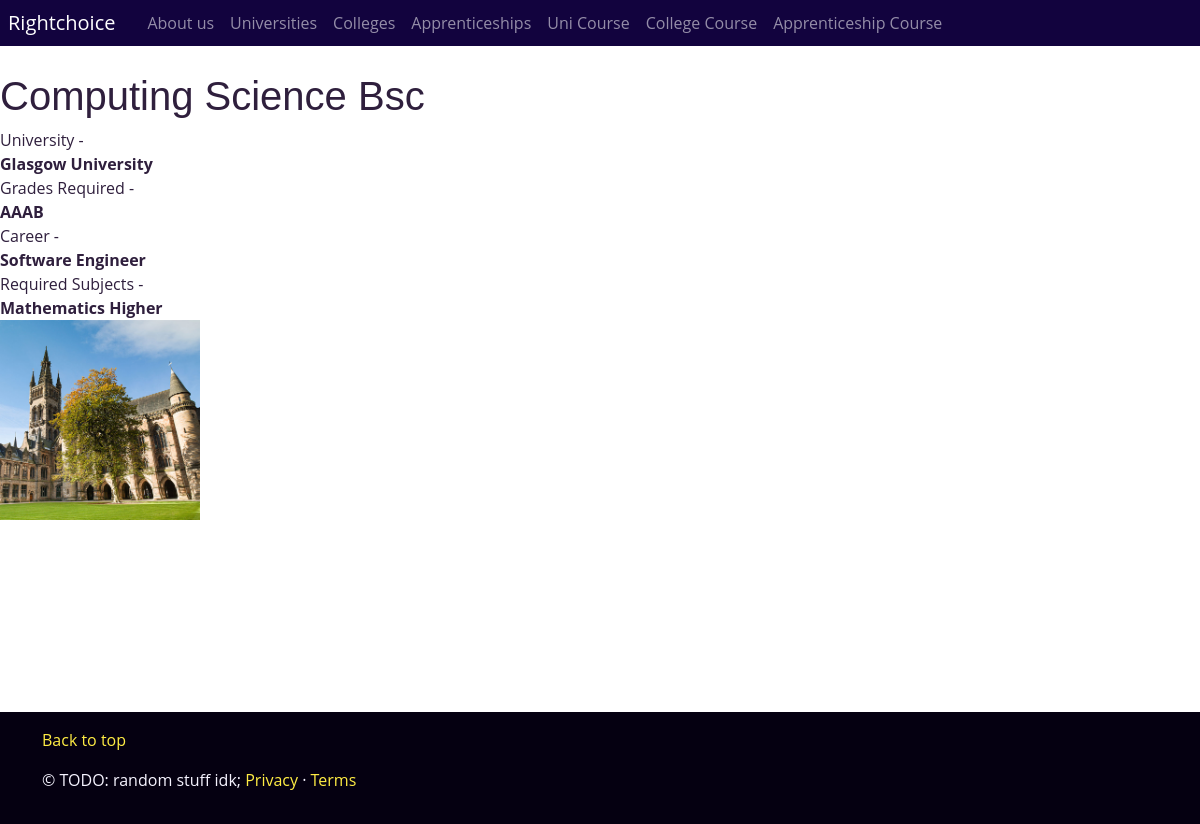
/rightchoice/uniCourse/1glasgow-university/, run on the app's committed database.
### rango/models.py (models this page shows, shortened)
class Course_Uni(models.Model):
    courseID = models.IntegerField(primary_key=True, unique=True)
    name = models.CharField(max_length = 128, default='Course')
    universityName = models.ForeignKey(University, on_delete=models.CASCADE)
    careerName = models.ManyToManyField(Career, related_name="uni_course")
    subReqName = models.ManyToManyField(SchoolSubjects, related_name="uni_course")
    gradesReq = models.CharField(max_length=100, default='Grades')
    subjectSuggestions = models.CharField(max_length = 248, default='Courses')
    slug = models.SlugField(unique=True, default=uuid.uuid1)
    class Meta:
        verbose_name_plural = 'Course_Uni'

class University(models.Model):
    name = models.CharField(primary_key=True, unique=True, max_length=128)
    location = models.CharField(max_length=128, default='Place')
    details = models.CharField(max_length=248, default='Description')
    universityImage = models.ImageField(upload_to= 'uni_images/',default='uni.jpg')
    slug = models.SlugField(unique=True, default=uuid.uuid1)
    linkToUniWebsite = models.URLField(default='Link')
    class Meta:
        verbose_name_plural = 'Universities'
    def __str__(self):
        return self.name

class Career(models.Model):
    careerName = models.CharField(primary_key=True, unique=True, max_length=128)
    areaStudy = models.CharField(max_length=128, default='Area of study')
    class Meta:
        verbose_name_plural = 'Career'

class SchoolSubjects(models.Model):
    name = models.CharField(max_length=128)
    level = models.CharField(max_length=128)
    career_name = models.ManyToManyField(Career, related_name="sub_career")
    subjectArea = models.CharField(max_length=128, default='Subject area')
    class Meta:
        unique_together = (("name","level"),)
        verbose_name_plural = 'SchoolSubjects'

### rango/views.py (the view)
# urls.py: path('uniCourse/<slug:uni_course_slug>/', views.uni_course, name='uni_course'),
def uni_course(request, uni_course_slug):
    context_dict = {}
    try:
        course = Course_Uni.objects.get(slug=uni_course_slug)
        uni = University.objects.filter(name=course.universityName)
        context_dict['course'] = course
        context_dict['uni'] = uni
    except Category.DoesNotExist:
        context_dict['course'] = None
        context_dict['uni'] = None
    return render(request, 'rango/uni_course.html', context=context_dict)

### templates/rango/uni_course.html (shortened to what this page needs)
﻿{% extends 'rango/base.html' %}
{% load staticfiles %}
{% block body_block %}
    <br />
    <br />
<h1>{{ course.name }}</h1>
<div>
    University - <br />
    <strong>{{ course.universityName.name }}</strong><br />
    Grades Required - <br />
    <strong>{{ course.gradesReq }}</strong><br />
    Career - <br />
    {% for name in course.careerName.all %}<strong>{{ name.careerName }}</strong><br />{% endfor %}
    Required Subjects - <br />
    {% for subject in course.subReqName.all %}<strong>{{ subject.name }} {{ subject.level }}</strong><br />{% endfor %}
</div>
<div>
    <img src="{{ MEDIA_URL }}/uni_images/{{ course.universityName.universityImage }}" width="200" height="200" alt="Picture of University">
</div>
{% endblock %}

### static/css/base.css (style rules this page uses)
body { font-family: "Open Sans", sans-serif; color: #2f1f3d; }
h1, h2, h3, h4, h5, h6 { font-family: "Raleway", sans-serif; }

### data on the page
Course_Uni: name "Computing Science Bsc", universityName.name "Glasgow University", gradesReq "AAAB", universityName.universityImage (picture)
Career: careerName "Software Engineer"
SchoolSubjects: name "Mathematics", level "Higher"
